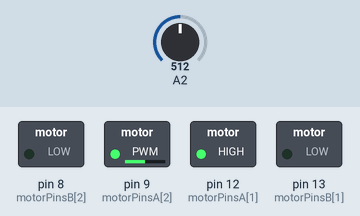
This sketch was run on a simulated Arduino Uno, built with avr-gcc and run on an emulated ATmega328P. Shown: switched loads named in the sketch (green lamp = pin HIGH). The test bench sets the inputs (shaded band); at power-on: A2 = 512.

Above: at 1.2 s.
1.3 s: A2 set to 716
At 1.9 s:
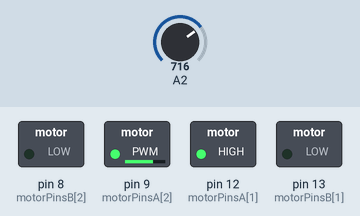
2.8 s: A2 set to 900
At 4.0 s:
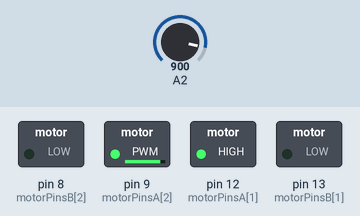
4.3 s: A2 set to 122
At 5.4 s:
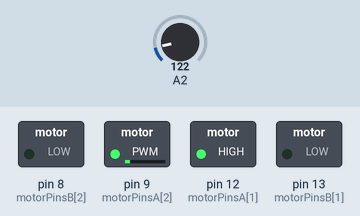
5.8 s: A2 set to 0
At 6.5 s:
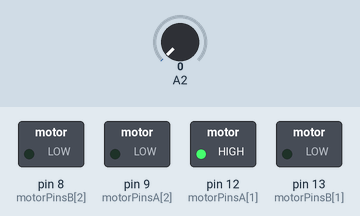
7.3 s: A2 set to 511
At 7.6 s:
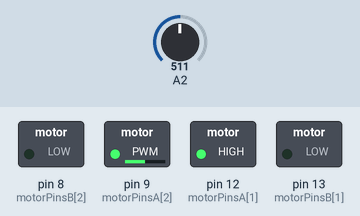
Timing chart, 0 to 9.8 s (numbered marks = the images above; inputs shaded):
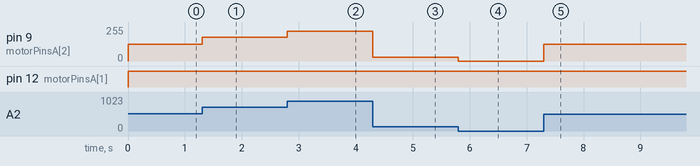

Measured:
- after the input at 1.3 s, pin 9 (motorPinsA[2]): 127/255 → 178/255 at once
- after the input at 2.8 s, pin 9 (motorPinsA[2]): 178/255 → 224/255 at once
- after the input at 4.3 s, pin 9 (motorPinsA[2]): 224/255 → 30/255 at once
- after the input at 5.8 s, pin 9 (motorPinsA[2]): 30/255 → 0/255 at once
- after the input at 7.3 s, pin 9 (motorPinsA[2]): 0/255 → 127/255 at once

The sketch:

animatedgif.ino
```cpp
// Pins
int potPinIndex = 0;
int motorIndex = 1;
int breakIndex = 2;
int speedIndex = 2;

int motorPinsA[] = {2, 12, 9, 3};
int motorPinsB[] = {3, 13, 8, 11};

void setup() {
  Serial.begin(9600);

  pinMode(motorPinsA[motorIndex], OUTPUT); // Init motor A
  pinMode(motorPinsA[breakIndex], OUTPUT); // Init brake A
  digitalWrite(motorPinsA[breakIndex], LOW); // Disengage the brake for A

  pinMode(motorPinsB[motorIndex], OUTPUT); // Init motor B
  pinMode(motorPinsB[breakIndex], OUTPUT); // Init brake B
  digitalWrite(motorPinsB[breakIndex], LOW); // Disengage the brake for B
}

void loop() {
  handleMotor(motorPinsA);
  handleMotor(motorPinsA);
  delay(1);
}

void handleMotor(int motorPins[]) {
  int motorSpeed = map(analogRead(motorPins[potPinIndex]), 0, 1023, 0, 255);

  digitalWrite(motorPins[motorIndex], HIGH); // Go forward
  analogWrite(motorPins[speedIndex], motorSpeed); // Set speed
}
```
